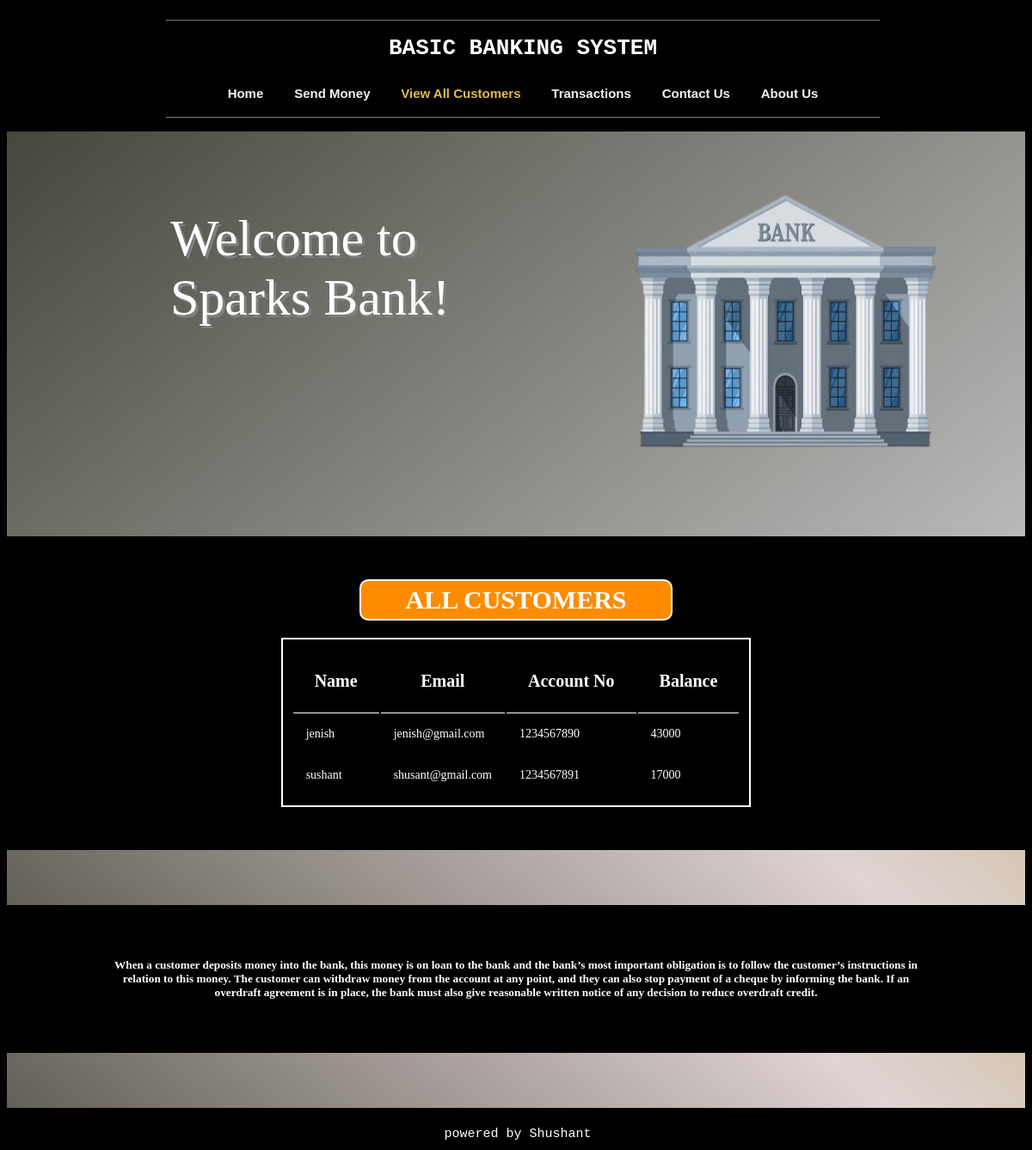
The page /customers.php on the database its author committed.
### tables this page shows
CREATE TABLE `customers` (
  `sr_no` int(11) NOT NULL,
  `Name` varchar(25) NOT NULL,
  `Email` varchar(35) NOT NULL,
  `Account_no` int(20) NOT NULL,
  `Balance` double NOT NULL
);

### customers.php (the view, shortened to what this page needs)
</<!DOCTYPE html>
<html lang="en" dir="ltr">
  <head>
<link rel="stylesheet" href="style_customers.css">
  </head>
  <body>
<div class="navbar">
<center>
    <hr color="grey" width=70% size=1>
  <h1> BASIC BANKING SYSTEM </h1>
  <a  href="index.php">Home</a>
  <a href="sendmoney.php">Send Money</a>
  <a class="active" href="customers.php">View All Customers</a>
  <a href="transactions.php">Transactions</a>
  <a href="contact.php">Contact Us</a>
  <a href="about.php">About Us</a>
      <hr color="grey" width=70% size=1>
      </center>
</div>
<div class="container">
<div class="header"> Welcome to Sparks Bank! </div>
<img src="bank.png" height=65% width=30% alt="Welcome to the sparks bank!" style="padding: 5px; margin-right: 8vw; margin-top:8vh; float:right">
</div>
<center>
<div class="contentbox" cellspacing="20px" cellpadding="20px">
  <h1> ALL CUSTOMERS </h1>
<table class="customer" style="font-color: white">
<th> Name </th>
<th> Email </th>
<th> Account No </th>
<th> Balance </th>
<?php
$server="localhost";
$username="root";
$password="";
$dbname="bankingsystem";
$con=mysqli_connect( $server, $username, $password, $dbname);
$sql="Select Name, Email, Account_no, Balance from customers";
$result= $con-> query($sql);
if ($result-> num_rows>0){
  while ($row = $result-> fetch_assoc()){
    echo "<tr><td>".$row["Name"]."</td><td>".$row["Email"]."</td><td>".$row["Account_no"]."</td><td>".$row["Balance"]."</td></tr>";
  }
  echo "</table>";
}
else{
  echo "0 Result Found!";
}
?>
</div>
<div class="pagebreak">
</div>
<div style="width: 80%; color: white; padding: 20px">
<h5>When a customer deposits money into the bank, this money is on loan to the bank and the bank’s most important obligation is to follow the customer’s instructions in relation to this money. The customer can withdraw money from the account at any point, and they can also stop payment of a cheque by informing the bank. If an overdraft agreement is in place, the bank must also give reasonable written notice of any decision to reduce overdraft credit.
</h5>
</div>
<div class="pagebreak">
</div>
<div class="footer"> <center>
  powered by Shushant
</center>
</div>
</center>
  </body>
</html>

### style_customers.css (style rules this page uses)
body { background-color: black; font:"Gill Sans" ; color: white; }
.header { display: inline-block; margin-left: 15vw; margin-top: 10vh; padding: 10px; color: white; font-size: 5vw; font-weight: 100; font-family: Verdana; width: 35%; overflow: auto; text-shadow: 3px 3px grey; }
.navbar { display: block; color: white; font-family: monospace; background-color: black; padding: 8px; width: 100%; height: auto; margin-bottom: 2px; overflow: hidden; box-shadow: 2px 2px 8px #000000; }
.navbar a { font-family: sans-serif; font-weight: bold; float: center; color: #f2f2f2; text-align: center; padding: 12px 14px; text-decoration: none; font-size: 15px; display: inline-block; }
.navbar a.active { color: #e4ba4e; }
.container { width: 100%; height: 60%; background: linear-gradient(140deg,rgb(71, 70, 59), rgb(185, 185, 185), #b49636 ,rgb(183, 180, 180), #ffc404 ); margin-bottom: 10px; animation: gradient 10s ease infinite; background-size: 400% 400%; }
.pagebreak { display: block; width: 100%; height: 8vh; background: linear-gradient(40deg,rgb(71, 70, 59), rgb(223, 211, 211), #ac8d27 ,rgb(100, 97, 97), #ffc609 ); margin-bottom: 10px; animation: gradient 7s ease infinite; background-size: 400% 400%; margin-top: 20px; margin-bottom: 20px; }
.contentbox { padding: 20px; background-color: black; color: white; transition: 0.3s; width: 90%; border-radius: 5px; display: inline-block; }
.contentbox h1 { font-family: 'Trebuchet MS'; font-size: 30px; color: white; background-color: #FF8C00; border-radius: 10px; border-style: double; border: 2px solid white; padding-top: 5px; padding-bottom: 5px; width: 30vw; overflow: auto; }
.customer { margin: 10px; padding: 10px; color: white; font-size: 18px; border: 2px solid white; }
.customer th { box-shadow: 0px 1px white; font-family: "Trebuchet MS"; padding:25px; margin: 25px; font-weight: bold; font-size: 20px; }
.customer td { font-family: Verdana; padding: 15px; margin: 15px; font-size: 14px; }
.footer { width: 100%; display: block; color: white; font-family: monospace; font-size: 15px; font-style: normal; background-color: black; padding: 2px; margin-top: 2px; }

### rows shown on the page
customers: Name "jenish", Email "jenish@gmail.com", Account_no "1234567890", Balance "43000"
customers: Name "sushant", Email "shusant@gmail.com", Account_no "1234567891", Balance "17000"
